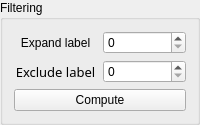
         <widget class="QGroupBox" name="groupBox_2">
          <property name="title">
           <string>Filtering</string>
          </property>
          <layout class="QVBoxLayout" name="verticalLayout_3">
           <item>
            <layout class="QHBoxLayout" name="horizontalLayout_7">
             <item>
              <widget class="QLabel" name="label">
               <property name="styleSheet">
                <string notr="true">font: 10pt &quot;Noto Sans Cond&quot;;</string>
               </property>
               <property name="text">
                <string>Expand label</string>
               </property>
               <property name="alignment">
                <set>Qt::AlignCenter</set>
               </property>
              </widget>
             </item>
             <item>
              <widget class="QSpinBox" name="Den_spinbox">
               <property name="toolTip">
                <string>&lt;html&gt;&lt;head/&gt;&lt;body&gt;&lt;p&gt;Expand labels&lt;/p&gt;&lt;/body&gt;&lt;/html&gt;</string>
               </property>
               <property name="maximum">
                <number>100</number>
               </property>
               <property name="value">
                <number>0</number>
               </property>
              </widget>
             </item>
            </layout>
           </item>
           <item>
            <layout class="QHBoxLayout" name="horizontalLayout_4">
             <item>
              <widget class="QLabel" name="label_filterdiameter">
               <property name="font">
                <font>
                 <family>Noto Sans Cond</family>
                 <pointsize>10</pointsize>
                 <weight>50</weight>
                 <italic>false</italic>
                 <bold>false</bold>
                </font>
               </property>
               <property name="styleSheet">
                <string notr="true">font: 10pt &quot;Noto Sans Cond&quot;;</string>
               </property>
               <property name="text">
                <string>Exclude label</string>
               </property>
               <property name="alignment">
                <set>Qt::AlignCenter</set>
               </property>
              </widget>
             </item>
             <item>
              <widget class="QSpinBox" name="Filter_labelBox">
               <property name="sizePolicy">
                <sizepolicy hsizetype="Preferred" vsizetype="Fixed">
                 <horstretch>0</horstretch>
                 <verstretch>0</verstretch>
                </sizepolicy>
               </property>
               <property name="toolTip">
                <string>&lt;html&gt;&lt;head/&gt;&lt;body&gt;&lt;p&gt;Exclude labels with diameter (pxls) lower than the value&lt;/p&gt;&lt;/body&gt;&lt;/html&gt;</string>
               </property>
               <property name="maximum">
                <number>1000</number>
               </property>
               <property name="singleStep">
                <number>10</number>
               </property>
              </widget>
             </item>
            </layout>
           </item>
           <item>
            <widget class="QPushButton" name="Grainsize_bttn">
             <property name="toolTip">
              <string>&lt;html&gt;&lt;head/&gt;&lt;body&gt;&lt;p&gt;Necessary after labeling or denoising&lt;/p&gt;&lt;/body&gt;&lt;/html&gt;</string>
             </property>
             <property name="text">
              <string>Compute</string>
             </property>
             <property name="icon">
              <iconset>
               <normaloff>icons/run_icon.png</normaloff>icons/run_icon.png</iconset>
             </property>
            </widget>
           </item>
          </layout>
         </widget>
